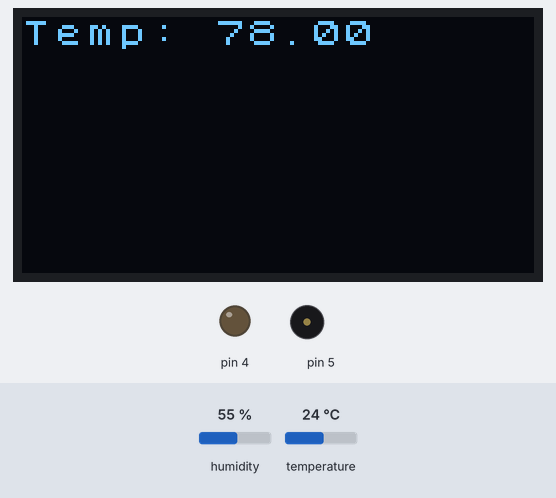
Recording of a sketch running on a simulated Arduino Uno, built with avr-gcc and run on an emulated ATmega328P. Shown: 128×64 one-colour display, output pins drawn as LEDs (lit = HIGH), buzzer (waves = sounding). Dashed ring = blinking. Inputs (shaded band) come from the test bench; at power-on: temperature 24 °C, humidity 55 %.

Above: at 1.2 s.
1.3 s: temperature set to 12 °C
At 3.3 s:
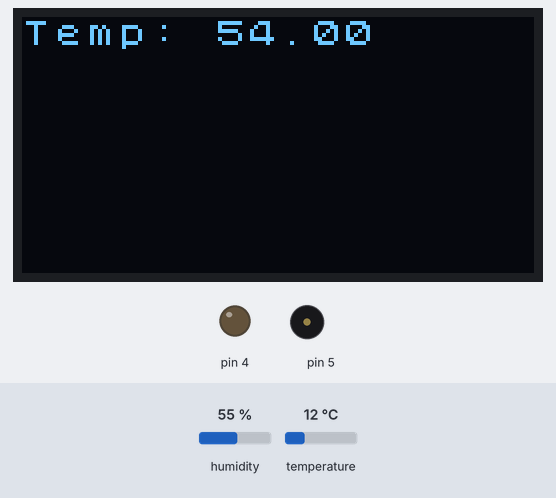
4.0 s: humidity set to 68 %
6.7 s: humidity set to 71 %
At 9.1 s:
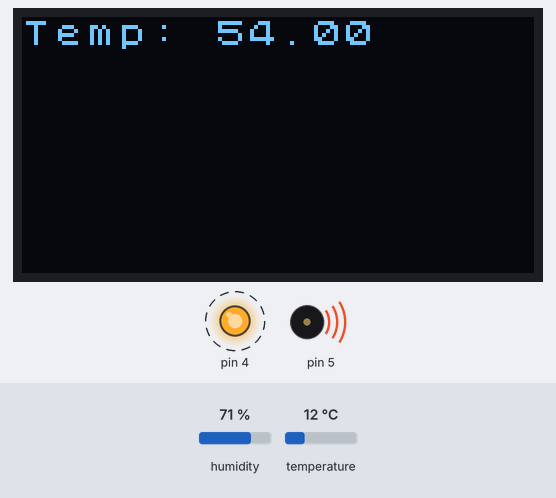
Timing chart, 0 to 18.7 s (numbered marks = the images above; inputs shaded):
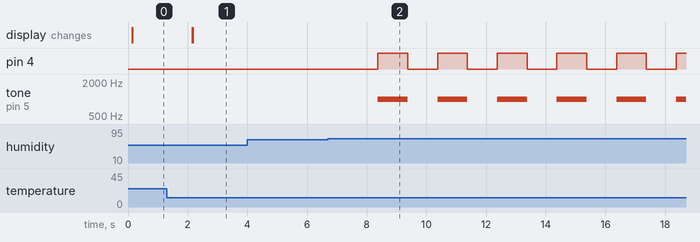

The sketch:

Lab-4-Sketch-Alex-Robertson.ino
```cpp
#include <U8x8lib.h>

#include <DHT.h>
#include <Grove_Temperature_And_Humidity_Sensor.h>

U8X8_SSD1306_128X64_ALT0_HW_I2C u8x8(/* reset=*/ U8X8_PIN_NONE);

// Tells the Arduino that there is a DHT-11 sensor at pin 3
DHT dht(3, DHT11);

void setup() {
  dht.begin();
  u8x8.begin();
  u8x8.setFlipMode(1);
  u8x8.clear();

  // Sets LED pin for alarm
  pinMode(4, OUTPUT);
}

void loop() {
  // Sets a tempValue variable equal to the values from the Arduino temp reader
  float tempValue = dht.readTemperature();
  // Sets a humidityValue variable equal to the values from the Arduino humidity reader
  float humidityValue = dht.readHumidity();
  u8x8.setFont(u8x8_font_chroma48medium8_r);

  // Sets cursor to top right and prints the temperature value to the screen
  u8x8.setCursor(0, 0);
  u8x8.print("Temp: ");
  u8x8.print(tempValue * 2 + 30);   // Converts the Celsius value to Farenheit

  // Resets cursor to be below previous line, then prints humidity value to the screen
  u8x8.setCursor(0, 10);
  u8x8.print("Humidity: ");
  u8x8.print(humidityValue);
  u8x8.print("%");

  while (humidityValue >= 70.00) {
    // Sets the LED to be on and the tone to sound
    digitalWrite(4, HIGH);
    tone(5, 1000);
    // Waits one second
    delay(1000);

    // Sets the LED off and turns off the tone
    digitalWrite(4, LOW);
    noTone(5);
    // Waits another second
    delay(1000);
  }
}
```

Measured:
- the behaviour switches between 69 and 70 % on humidity (found by bisection; images 1 and 2)
- after the input at 1.3 s, the display: first changes after 0.86 s (image 1 shows a later state)
- after the input at 4.0 s, every drawn part: stays the same
- after the input at 6.7 s, pin 4: alternates HIGH for 1.0 s and LOW for 1.0 s, starting after 1.7 s; tone on pin 5: alternates 1000 Hz for 1.0 s and silent for 1.0 s, starting after 1.7 s
